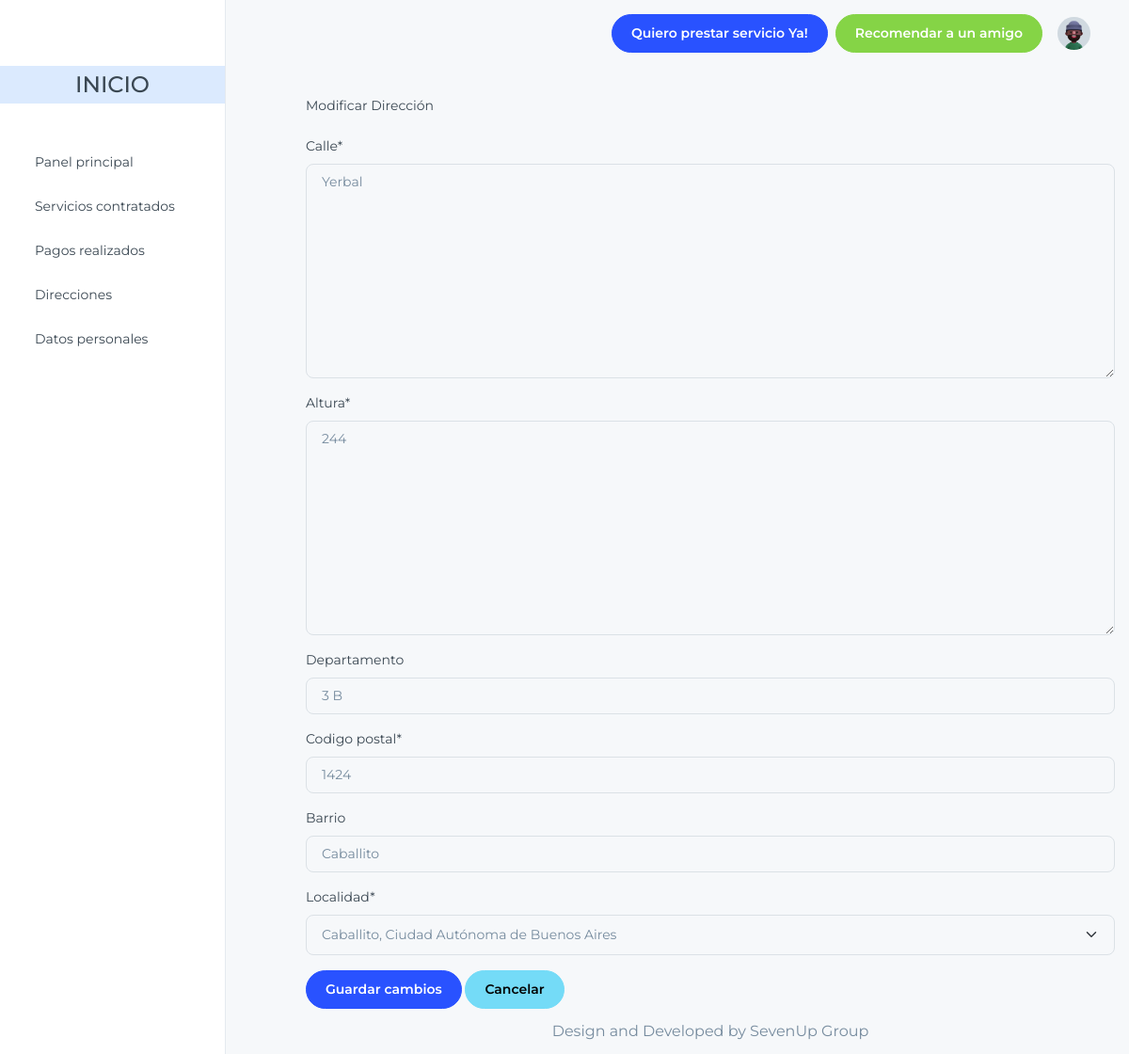
The page /home/prestador/modificar_direccion/15/ (signed in) on the database its author committed.
### apps/ubicacion/models.py (models this page shows, shortened)
class Direccion(models.Model):
    calle = models.TextField(max_length=200)
    altura = models.TextField(max_length=200)
    departamento = models.CharField(max_length=100, null=True, blank=True)
    codigo_postal = models.CharField(max_length=100)
    barrio = models.CharField(max_length=200, blank=True, null=True, default=None)
    localidad = models.ForeignKey(Localidad, on_delete=models.CASCADE, default=None)
    usuario = models.ForeignKey("usuario.Usuario", on_delete=models.CASCADE, default=None)

### apps/ubicacion/views.py (the view, shortened to what this page needs)
# urls.py: path('prestador/modificar_direccion/<int:direccion_id>/', PrestadorModificarDireccionView.as_view(), name='modificar_dire_prestador'),
class PrestadorModificarDireccionView(UpdateView):
    model = Direccion
    form_class = ModificarDireccionForm
    template_name = 'modificar_direccion.html'
    context_object_name = 'form'
    pk_url_kwarg = 'direccion_id'
    def get_object(self, queryset=None):
        direccion = super().get_object(queryset)
        if direccion.usuario != self.request.user:
            raise Http404("No tienes permiso para modificar esta dirección")
        return direccion

### apps/ubicacion/form.py
class ModificarDireccionForm(forms.ModelForm):
    class Meta:
        model = Direccion
        fields = ['calle', 'altura', 'departamento', 'codigo_postal', 'barrio', 'localidad']

### apps/ubicacion/models.py (called while the page is built)
    def __str__(self):
        provincia_nombre = dict(self.PROVINCIAS).get(self.nombre)
        return provincia_nombre

    def __str__(self):
        return f'{self.nombre}, {self.provincia.__str__()}'

### apps/ubicacion/templates/modificar_direccion.html (shortened to what this page needs)
{% extends 'index_consumidor.html' %}
{% load static %}
{% load crispy_forms_tags %}
{% block content %}
    <div class="container mt-4">
        <h2 class="mb-4">Modificar Dirección</h2>
        <form method="post" novalidate>
            {{ form|crispy }}
            <div class="mt-3">
                <button type="submit" class="btn btn-primary">Guardar cambios</button>
                <a href="{% url 'dire_consumidor' %}" class="btn btn-secondary">Cancelar</a>
            </div>
        </form>
    </div>
{% endblock %}

### rows shown on the page
Direccion: calle "Yerbal", altura "244", departamento "3 B", codigo_postal "1424", barrio "Caballito", localidad "Caballito, Ciudad Autónoma de Buenos Aires"
